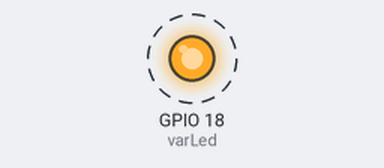
Bench run of a program on a simulated Raspberry Pi (BCM pin numbers). On the bench: output pins drawn as LEDs (lit = HIGH). Dashed ring = blinking.

Above: at 0.5 s.
Timing chart, 0 to 4.6 s (numbered marks = the images above):
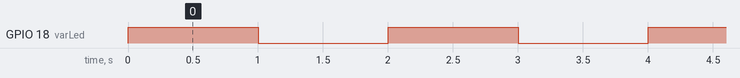

The program:

knipperende_led.py
```python
from gpiozero import LED
from time import sleep

varLed = LED(18) # variabele led is gelijk aan pin 18

while True: #als waar
    varLed.on() #led aan
    sleep(1) #wacht 1s
    varLed.off()#led uit
    sleep(1) #wacht 1s
```

Measured:
- by itself, GPIO 18 (varLed): alternates HIGH for 1.0 s and LOW for 1.0 s
